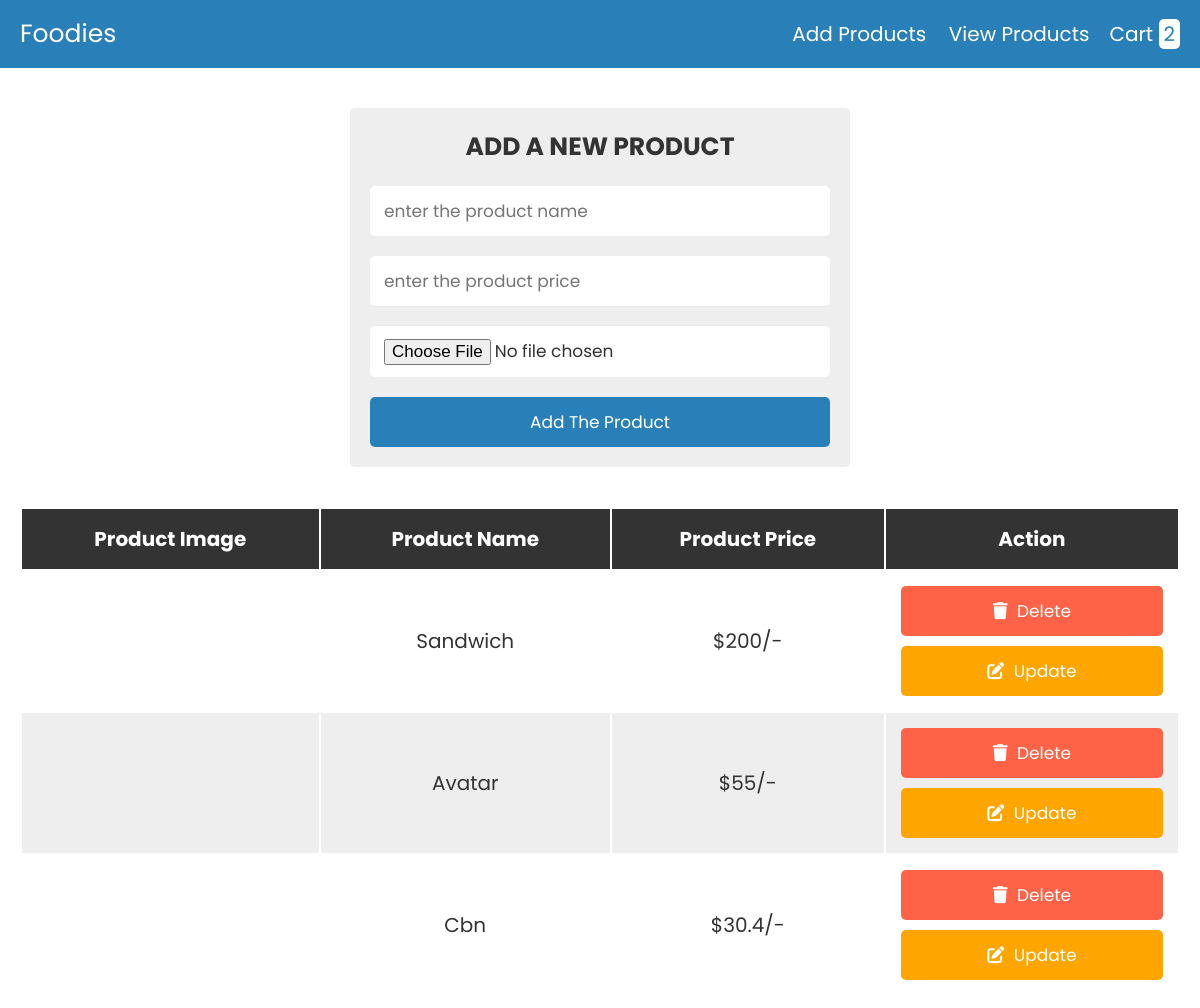
The app's page /admin.php with its own data.
### tables this page shows
CREATE TABLE `products` (
  `id` int(255) NOT NULL,
  `name` varchar(255) NOT NULL,
  `price` varchar(255) NOT NULL,
  `image` varchar(255) NOT NULL
);

### admin.php (the view, shortened to what this page needs)
<?php
@include 'config.php';
?>
<!DOCTYPE html>
<html lang="en">
<head>
   <link rel="stylesheet" href="https://cdnjs.cloudflare.com/ajax/libs/font-awesome/6.0.0/css/all.min.css">
   <link rel="stylesheet" href="css/style.css">
</head>
<body>
<?php include 'header.php'; ?>
<div class="container">
<section>
<form action="" method="post" class="add-product-form" enctype="multipart/form-data">
   <h3>add a new product</h3>
   <input type="text" name="p_name" placeholder="enter the product name" class="box" required>
   <input type="text" name="p_price" min="0" placeholder="enter the product price" class="box" required>
   <input type="file" name="p_image" accept="image/png, image/jpg, image/jpeg" class="box" required>
   <input type="submit" value="add the product" name="add_product" class="btn">
</form>
</section>
<section class="display-product-table">
   <table>
      <thead>
         <th>product image</th>
         <th>product name</th>
         <th>product price</th>
         <th>action</th>
      </thead>
      <tbody>
         <?php
            $select_products = mysqli_query($conn, "SELECT * FROM `products`");
            if(mysqli_num_rows($select_products) > 0){
               while($row = mysqli_fetch_assoc($select_products)){
         ?>
         <tr>
            <td><img src="uploaded_img/<?php echo $row['image']; ?>" height="100" alt=""></td>
            <td><?php echo $row['name']; ?></td>
            <td>$<?php echo $row['price']; ?>/-</td>
            <td>
               <a href="admin.php?delete=<?php echo $row['id']; ?>" class="delete-btn" onclick="return confirm('are your sure you want to delete this?');"> <i class="fas fa-trash"></i> delete </a>
               <a href="admin.php?edit=<?php echo $row['id']; ?>" class="option-btn"> <i class="fas fa-edit"></i> update </a>
            </td>
         </tr>
         <?php
            };
            }else{
               echo "<div class='empty'>no product added</div>";
            };
         ?>
      </tbody>
   </table>
</section>
</div>
</body>
</html>

### css/style.css (style rules this page uses)
:root { --blue:#2980b9; --red:tomato; --orange:orange; --black:#333; --white:#fff; --bg-color:#eee; --dark-bg:rgba(0,0,0,.7); --box-shadow:0 .5rem 1rem rgba(0,0,0,.1); --border:.1rem solid #999; }
* { font-family: 'Poppins', sans-serif; margin:0; padding:0; box-sizing: border-box; outline: none; border:none; text-decoration: none; text-transform: capitalize; }
html { font-size: 62.5%; overflow-x: hidden; }
.container { max-width: 1200px; margin:0 auto; }
section { padding:2rem; }
.btn, .option-btn, .delete-btn { display: block; width: 100%; text-align: center; background-color: var(--blue); color:var(--white); font-size: 1.7rem; padding:1.2rem 3rem; border-radius: .5rem; cursor: pointer; margin-top: 1rem; }
.option-btn i, .delete-btn i { padding-right: .5rem; }
.option-btn { background-color: var(--orange); }
.delete-btn { margin-top: 0; background-color: var(--red); }
.add-product-form { max-width: 50rem; background-color: var(--bg-color); border-radius: .5rem; padding:2rem; margin:0 auto; margin-top: 2rem; }
.add-product-form h3 { font-size: 2.5rem; margin-bottom: 1rem; color:var(--black); text-transform: uppercase; text-align: center; }
.add-product-form .box { text-transform: none; padding:1.2rem 1.4rem; font-size: 1.7rem; color:var(--black); border-radius: .5rem; background-color: var(--white); margin:1rem 0; width: 100%; }
.display-product-table table { width: 100%; text-align: center; }
.display-product-table table thead th { padding:1.5rem; font-size: 2rem; background-color: var(--black); color:var(--white); }
.display-product-table table td { padding:1.5rem; font-size: 2rem; color:var(--black); }
.display-product-table table td:first-child { padding:0; }
.display-product-table table tr:nth-child(even) { background-color: var(--bg-color); }

### records on screen
products: name "Sandwich", price "200"
products: name "Avatar", price "55"
products: name "Cbn", price "30.4"

### other values on screen
$row_count "2"
